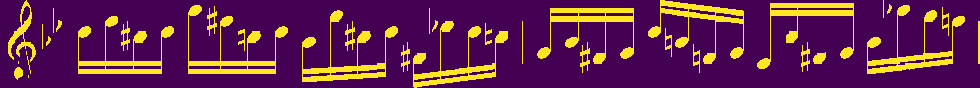
#> input picture gen_ims/<skimage.measure._regionprops._RegionProperties object at 0x11db9ad68>nostaff.png, 980 x 88 px, given in place of strauss1.jpg, which was not available
$ python correctedDimension.py
#> lines starting #> are read from the running program, lines starting #| are printed output that depends on the picture
#ADAPTED FROM OPENCV COMPUTER VISION FOR FACES COURSE
#SCALE FACTOR IS NOT GLOBAL VARIABLE
#FOR NOW HARDCODED IN GET4POINTS AND RESIZE, EVENTURALLY APPLY TO ARRAY
#NOTE: UTILS CANNOT BE IMPORTED IN CURRENT FOLDER, MOVE TO RUN
import cv2
import numpy as np
from utils import mouse_handler
from utils import get_four_points
import sys
import argparse

def get_four_points(action, x, y, flags, pts_dst):
    #define what happens with left mouseclick
    if action==cv2.EVENT_LBUTTONDOWN:

        if len(pts_dst)<4:
            pts_dst.append([x*2,y*2])


if __name__ == '__main__' :
   # Read source image.
    im_src = cv2.imread('./strauss1.jpg')
#> im_src is the input picture: shape (88, 980, 3); mean B, G, R 76.3, 37.8, 97.6

    size = im_src.shape
#> size = (88, 980, 3)
    pts_dst = np.array([[0,0],
                       [size[1]-1, 0],
                       [size[1] - 1, size[0] -1],
                       [0, size[0] - 1 ]
                       ],dtype=float
                       );
#> pts_dst = [[0, 0], [979, 0], [979, 87], [0, 87]]

    print('Click on four corners of the music and then press ENTER')
    pts_src = [] #points to be clicked
    cv2.namedWindow("Window",cv2.WINDOW_NORMAL)
    cv2.setMouseCallback("Window", get_four_points, pts_src)
    im_src_smaller = cv2.resize(im_src, None, \
    fx= .5, fy= .5, interpolation= cv2.INTER_LINEAR)
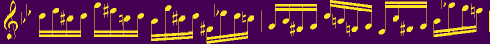
#> im_src_smaller: shape (44, 490, 3); mean B, G, R 76.3, 37.8, 97.7

    cv2.imshow("Window", im_src_smaller)
    cv2.waitKey(0)
    #convert pts_src to array
    pts_src = np.asarray(pts_src)
    # Calculate Homography between source and destination points
#> (the run stopped early here; a loop or call above may not have finished)

$ run again, on gen_ims/<skimage.measure._regionprops._RegionProperties object at 0x11db9af28>nostaff.png
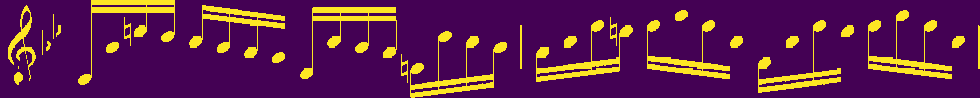
#> input picture gen_ims/<skimage.measure._regionprops._RegionProperties object at 0x11db9af28>nostaff.png, 980 x 98 px, given in place of strauss1.jpg, which was not available
#> im_src is the input picture: shape (98, 980, 3); mean B, G, R 77.6, 31.6, 92.6
#> `im_src_smaller = cv2.resize(im_src, None, \ fx= .5, fy= .5, interpolat..`:
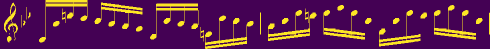
#> im_src_smaller: shape (49, 490, 3); mean B, G, R 77.6, 31.6, 92.7
